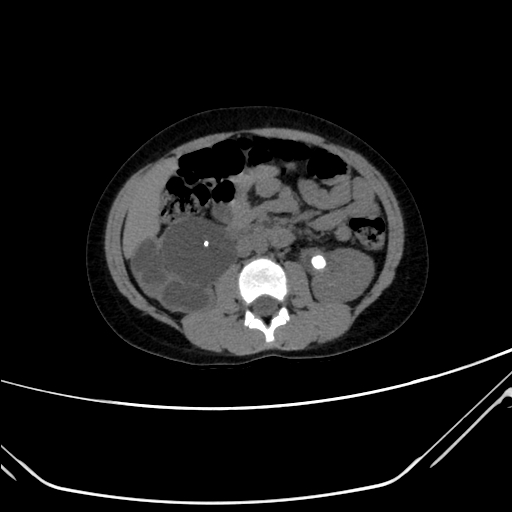
%> input picture stone.jpg, 512 x 512 px
$ octave 'preprocessing kidney stone.m'   (GNU Octave 9; MATLAB toolbox functions it lacks are replaced by stand-ins)
%> lines starting %> are read from the running program, lines starting %| are printed output that depends on the picture; in (x1, y1, x2, y2) boxes, pixels count from 0 and x2, y2 are one past the last pixel; in counts of white or black regions, pixels touching at a corner belong together; the program's own positions count from 1
aimg=imread('F:/College/Year3/Sem6/IPCV/stone.jpg');
%> aimg is the input picture: size 512x512x3 uint8; min 0, max 255, mean 22.5
a=imcrop(aimg,[40,90,420,280]);
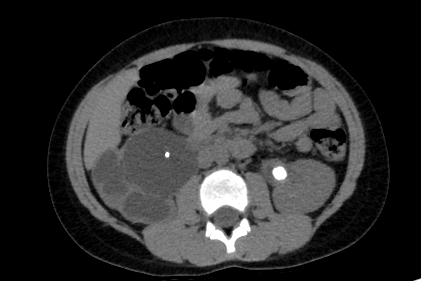
%> a: size 281x421x3 uint8; min 0, max 255, mean 43
%imshowpair(aimg,a, 'montage');
a1=rgb2gray(a);
x= medfilt2(a1);
y= histeq(x);
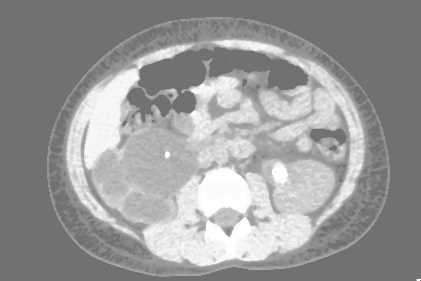
%> y: size 281x421 uint8; min 113, max 255, mean 152.4
y1= im2double(y);
c=1;
pl1=256*(c*(y1.^95.5));
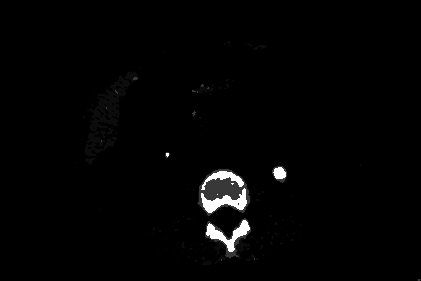
%> pl1: size 281x421 double; min 4.49e-32, max 256, mean 3.9; drawn with min black and max white
figure(2); imshow(uint8(pl1));
T= graythresh(pl1);
%> T = 0.314
T=70;
res= imbinarize(pl1,T);
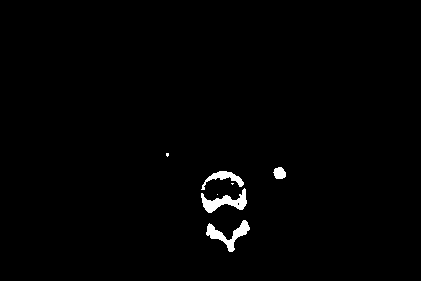
%> res: size 281x421 logical; 1.2% white; 7 white regions (3 under 20 px), largest, box (x1, y1, x2, y2) and area: (201, 188, 247, 213) 483, (206, 220, 250, 252) 472, (201, 171, 244, 190) 273, (273, 167, 286, 179) 120
imshow(res);
%imshowpair(aimg,res, 'montage');
